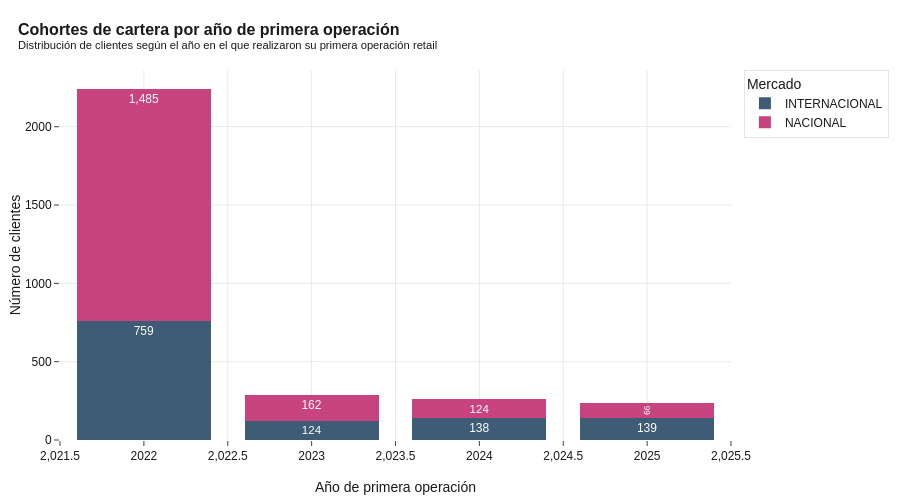

The cell this chart's notebook holds for it:
### Markdown cell above
#### Nota metodológica sobre el sesgo de truncamiento

El análisis de cohortes que se presenta a continuación utiliza como criterio el año de la primera operación retail documentada en la ventana temporal del proyecto (2022-2025). Esta aproximación presenta un sesgo de truncamiento conocido: los clientes que ya operaban con Selmark antes del 1 de enero de 2022 aparecen artificialmente clasificados como "cohorte 2022", cuando en realidad podrían ser clientes con varios años de antigüedad previa. Por tanto, la barra de la cohorte 2022 acumula tanto a los clientes genuinamente nuevos de ese año como al stock histórico preexistente.

Esta limitación es estructural y derivada del alcance temporal del proyecto. La interpretación correcta del gráfico debe centrarse en la comparativa entre las cohortes 2023, 2024 y 2025, que sí representan captaciones reales en cada año natural, dado que su fecha de primera operación cae dentro de la ventana de datos. La cohorte 2022 debe leerse como la base agregada del negocio en el momento de inicio de los datos del proyecto.

### Code cell
# 2.4 Análisis de cohortes por antigüedad
df_sin_tecnicas["anio_primera_op"] = pd.to_datetime(df_sin_tecnicas["fecha_primera_operacion"], errors="coerce").dt.year

cohortes = (df_sin_tecnicas[df_sin_tecnicas["anio_primera_op"].notna()]
            .groupby(["anio_primera_op", "tipo_mercado"])
            .agg(num_clientes=("id_cliente", "count"),
                 facturacion_combinada=("facturacion_b2b", lambda x: x.sum() + df_sin_tecnicas.loc[x.index, "facturacion_retail_neta_eur"].sum()))
            .reset_index())
cohortes["anio_primera_op"] = cohortes["anio_primera_op"].astype(int)

print("DISTRIBUCIÓN DE LA CARTERA POR AÑO DE PRIMERA OPERACIÓN")
print("=" * 75)
totales_anio = cohortes.groupby("anio_primera_op")["num_clientes"].sum()
for anio, n in totales_anio.items():
    print(f"   Año {anio}: {fmt_es(n):>6s} clientes con primera operación documentada")

fig = px.bar(
    cohortes, x="anio_primera_op", y="num_clientes",
    color="tipo_mercado",
    color_discrete_map={"NACIONAL": COLOR_NACIONAL, "INTERNACIONAL": COLOR_INTERNACIONAL},
    barmode="stack",
    text="num_clientes",
)
fig.update_traces(
    texttemplate="%{text:,}", textposition="inside",
    hovertemplate="<b>Año %{x}</b><br>%{fullData.name}: %{y:,} clientes<extra></extra>"
)
fig.update_layout(
    title=dict(text="<b>Cohortes de cartera por año de primera operación</b><br><sup>Distribución de clientes según el año en el que realizaron su primera operación retail</sup>"),
    xaxis_title="Año de primera operación", yaxis_title="Número de clientes",
    legend=dict(title="Mercado"), height=500,
)
guardar_y_mostrar(fig, "04_cohortes_antiguedad")

### Figure 1 — Plotly figure (JSON) as saved in the notebook; plotly's stock layout.template omitted (floating-point values rounded to 4 significant figures)
{"data": [{"hovertemplate": "<b>Año %{x}</b><br>%{fullData.name}: %{y:,} clientes<extra></extra>", "legendgroup": "INTERNACIONAL", "marker": {"color": "#3E5C76", "pattern": {"shape": ""}}, "name": "INTERNACIONAL", "orientation": "v", "showlegend": true, "text": [759.0, 124.0, 138.0, 139.0], "textposition": "inside", "texttemplate": "%{text:,}", "type": "bar", "x": [2022, 2023, 2024, 2025], "xaxis": "x", "y": [759, 124, 138, 139], "yaxis": "y"}, {"hovertemplate": "<b>Año %{x}</b><br>%{fullData.name}: %{y:,} clientes<extra></extra>", "legendgroup": "NACIONAL", "marker": {"color": "#C8447F", "pattern": {"shape": ""}}, "name": "NACIONAL", "orientation": "v", "showlegend": true, "text": [1485.0, 162.0, 124.0, 99.0], "textposition": "inside", "texttemplate": "%{text:,}", "type": "bar", "x": [2022, 2023, 2024, 2025], "xaxis": "x", "y": [1485, 162, 124, 99], "yaxis": "y"}], "layout": {"barmode": "stack", "height": 500, "legend": {"title": {"text": "Mercado"}, "tracegroupgap": 0}, "title": {"text": "<b>Cohortes de cartera por año de primera operación</b><br><sup>Distribución de clientes según el año en el que realizaron su primera operación retail</sup>"}, "xaxis": {"anchor": "y", "domain": [0, 1], "title": {"text": "Año de primera operación"}}, "yaxis": {"anchor": "x", "domain": [0, 1], "title": {"text": "Número de clientes"}}}}
